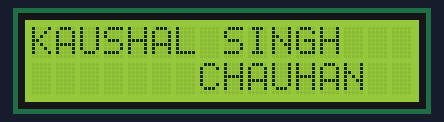
Recording of a sketch running on a simulated Arduino Uno, built with avr-gcc and run on an emulated ATmega328P. On the bench: 16×2 character LCD.

Above: at 0.1 s.
At 1.1 s:
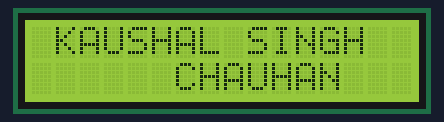
At 2.1 s:
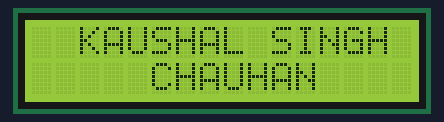
At 3.1 s:
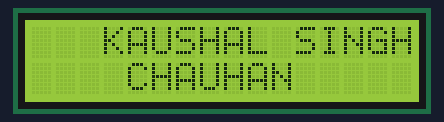
At 5.1 s:
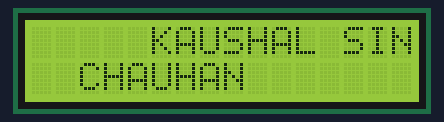
At 7.2 s:
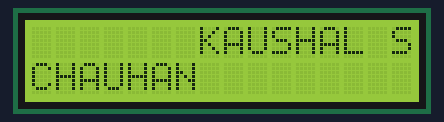

The sketch:

sketch_jun06a.ino
```cpp
#include<LiquidCrystal.h>
LiquidCrystal lcd(10,8,5,4,3,2);
void setup() {
  // put your setup code here, to run once:
  lcd.begin(16,2);
}

void loop() {
  // put your main code here, to run repeatedly:
for(int i=0,j=7;i<=8,j>=0;i++,j--)
{lcd.clear();
  lcd.setCursor(i,0);
 lcd.print("KAUSHAL SINGH");
 lcd.setCursor(j,1);
lcd.print("CHAUHAN");
delay(1000);
}


}
```

Measured:
- by itself, everything shown: repeats every 8.0 s, in 8 steps
- what the display in image 1 shows lasts 1.0 s, from 1.1 s to 2.1 s
